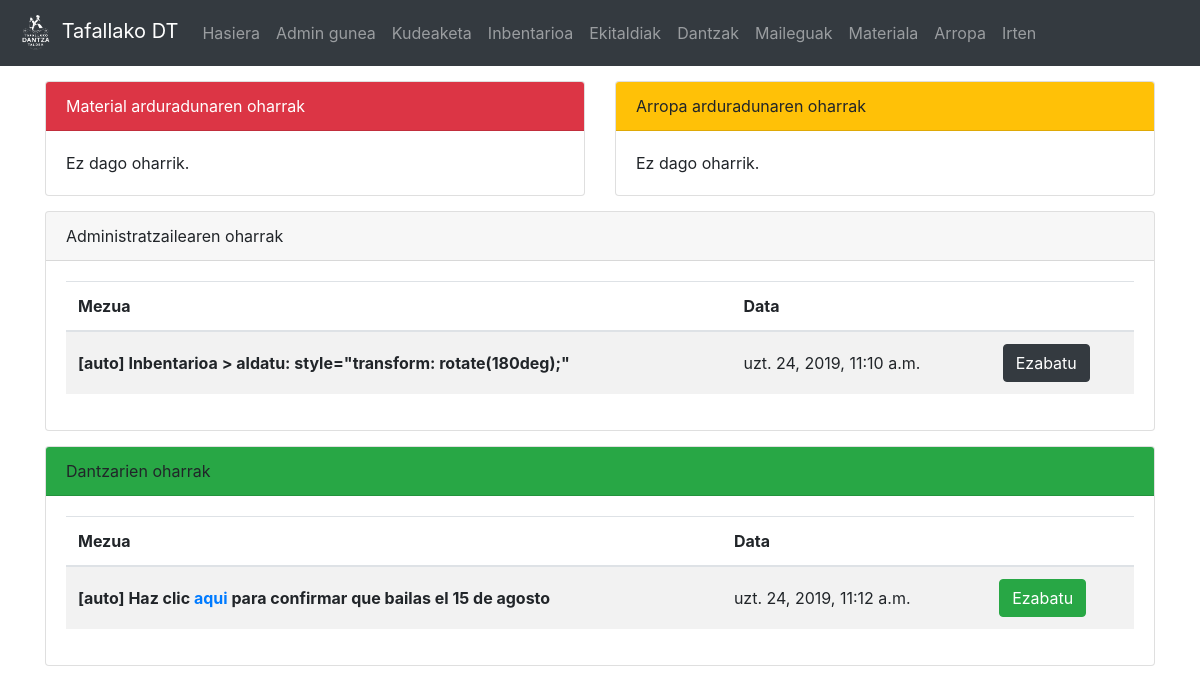
Before: / (signed in) with the older database file.
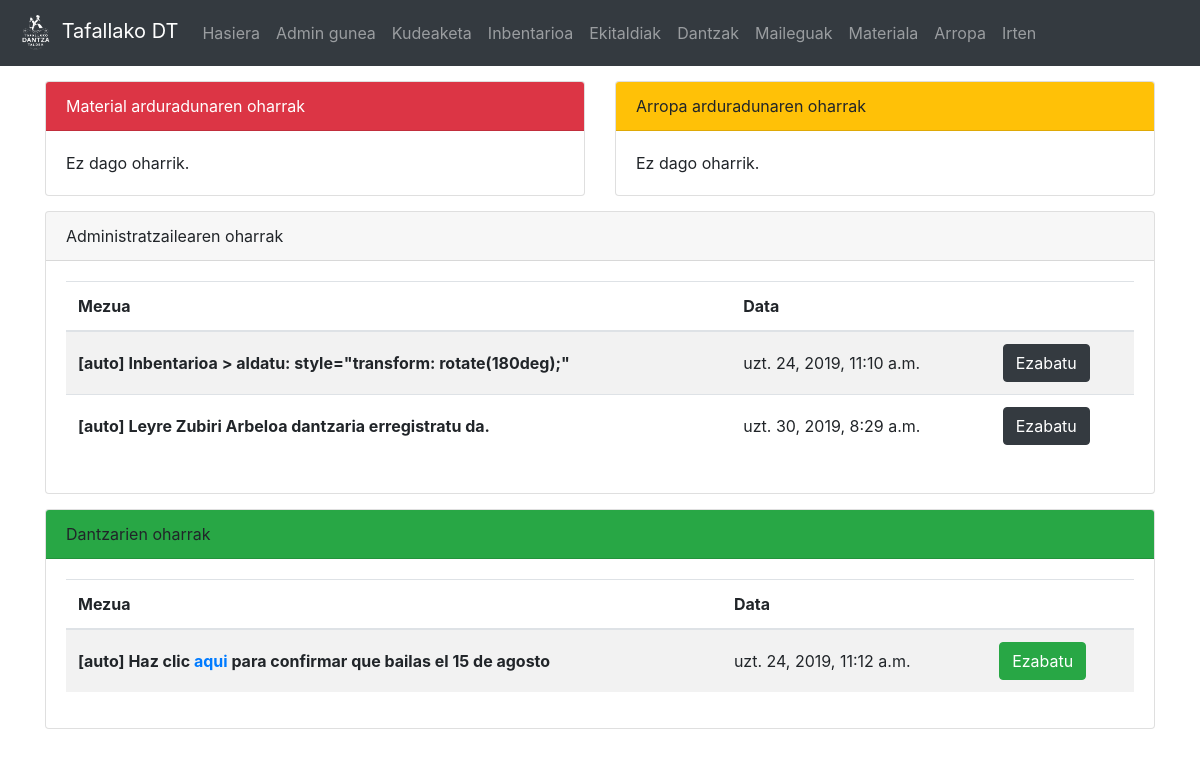
After: the same page with the newer database file.
### dantza/models.py (models this page shows, shortened)
class Oharra(models.Model):
	mezua = models.CharField(max_length=200)
	igorlea = models.CharField(max_length=100, default="auto")
	hartzailea = models.CharField(max_length=10, choices = HARTZAILEA)
	data = models.DateTimeField('Oharraren data')
	def __str__(self):
		return "[" + self.igorlea + "] " + self.mezua

### dantza/views.py (the view)
# urls.py: path('', views.index, name = 'index'),
def index(request):
	if 'd' in request.GET:
		delete = request.GET['id']
		Oharra.objects.get(pk=delete).delete()
		return HttpResponseRedirect('/')
	if request.user.is_authenticated:
		if Dantzaria.objects.filter(user=request.user).exists():
			d = Dantzaria.objects.get(user=request.user)
			o_list = Oharra.objects.all()
			return render(request,'dantza/index.html', {'mezuak':o_list})
		else:
			return render(request,'dantza/index.html', {'err':'Ez duzu erregistroa amaitu, sakatu <a href="/signup_end">hemen</a> amaitzeko'})
	return render(request,'dantza/index.html', {})

### dantza/templatetags/auth_extras.py (called while the page is built)
@register.filter(name='has_group')
def has_group(user, group_name):
    return user.groups.filter(name=group_name).exists()

@register.filter(name='messages_for')
def message_for(list,p):
	return list.filter(hartzailea=p)

### templates/dantza/index.html (shortened to what the changed rows need)
{% extends "dantza/base.html" %}
{% block edukia %}
<div class="container">
{% if request.user.is_authenticated %}
	{% load auth_extras %}
	<div class="row">
		{% if request.user.is_superuser %}
			<div class="col-12" style="margin-top: 15px">
				<div class="card">
					<div class="card-body">
						{% if mezuak and mezuak|messages_for:'AD' %}
							<div class="table-responsive">
								<table class="table table-hover table-striped">
								  <thead>
									<tr>
									  <th scope="col">Mezua</th>
									  <th scope="col">Data</th>
									  <th scope="col"></th>
									</tr>
								  </thead>
								  <tbody>
									{% for m in mezuak|messages_for:'AD' %}
											<tr>
											  <th scope="row" style="vertical-align:middle;">{{ m | safe }}</th>
											  <td style="vertical-align:middle;">{{ m.data }}</td>
											  <td style="vertical-align:middle;">
												  <a class="btn btn-dark" href="?d&id={{ m.pk }}">Ezabatu</a>
											  </td>
										  </tr>
									{% endfor %}
									</tbody>
								</table>
							</div>
						{% else %}
							Ez dago oharrik.
						{% endif %}
					</div>
				</div>
			</div>
		{% endif %}
		<div class="col-12" style="margin-top: 15px">
			<div class="card">
				<div class="card-body">
					{% if mezuak and mezuak|messages_for:'DT' %}
						<div class="table-responsive">
							<table class="table table-hover table-striped">
							  <thead>
								<tr>
								  <th scope="col">Mezua</th>
								  <th scope="col">Data</th>
								  {% if request.user.is_superuser %}
								  	<th scope="col"></th>
								  {% endif %}
								</tr>
							  </thead>
							  <tbody>
								{% for m in mezuak|messages_for:'DT' %}
										<tr>
										  <th scope="row" style="vertical-align:middle;">{{ m | safe }}</th>
										  <td style="vertical-align:middle;">{{ m.data }}</td>
										  {% if request.user.is_superuser %}
										  <td style="vertical-align:middle;">
											  <a class="btn btn-success" href="?d&id={{ m.pk }}">Ezabatu</a>
										  </td>
										  {% endif %}
									  </tr>
								{% endfor %}
								</tbody>
							</table>
						</div>
					{% else %}
						Ez dago oharrik.
					{% endif %}
				</div>
			</div>
		</div>
	</div>
{% endif %}
</div>
{% endblock edukia %}

Changed rows visible on the page:
added Oharra: igorlea+mezua "[auto] Leyre Zubiri Arbeloa dantzaria erregistratu da.", data "uzt. 30, 2019, 8:29 a.m."
